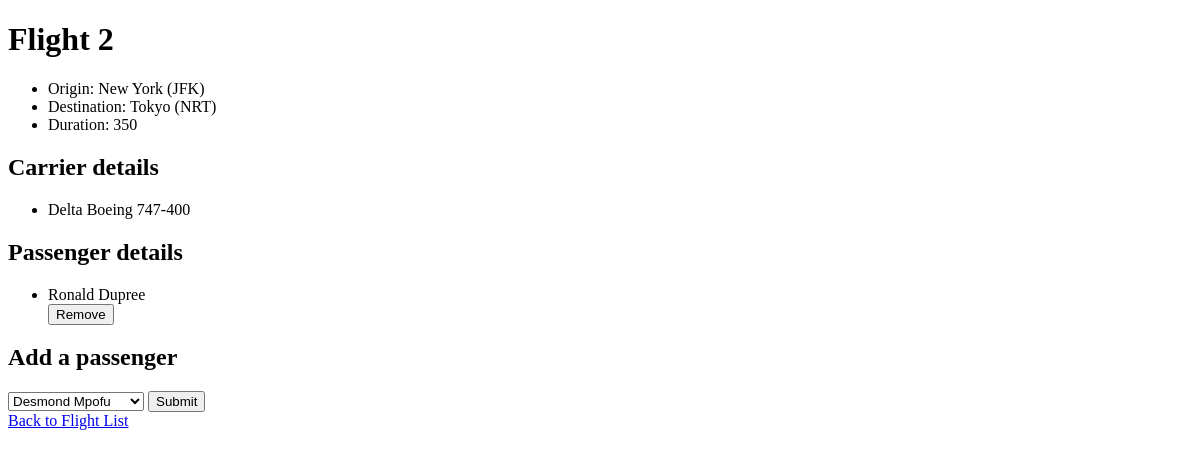
Before: /flights/2 with the older database file.
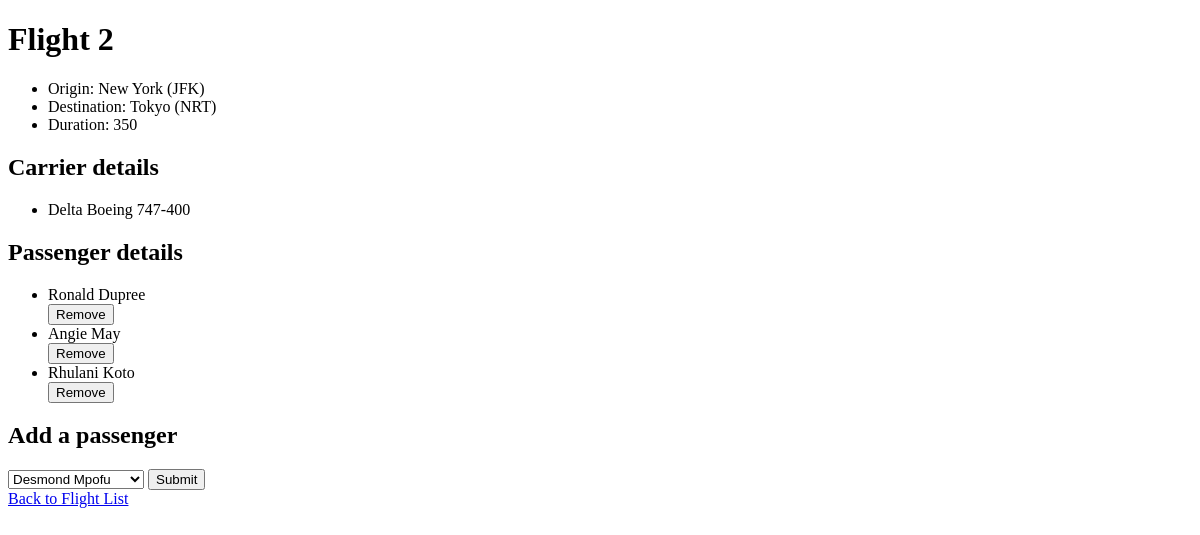
After: the same page with the newer database file.
### flights/models.py (models this page shows)
class Carrier(models.Model):
    name = models.CharField(max_length=64)
    manufacturer = models.CharField(max_length=64)
    planeModel = models.CharField(max_length=64)
    flights= models.ManyToManyField(Flight, blank=False, related_name="carriers")
    def __str__(self):
        return f"{self.name} {self.manufacturer} {self.planeModel}"

class Passenger(models.Model):
    firstName =models.CharField(max_length=64)
    lastName=models.CharField(max_length=64)
    flights=models.ManyToManyField(Flight, blank=True, related_name="passengers")
    def __str__(self):
        return f"{self.firstName} {self.lastName}"

### flights/views.py (the view)
def flightFunc(request, flight_id):
    flight =Flight.objects.get(pk=flight_id)
    return render(request, "flights/flight.html", {
        "flight":flight,
        "passengers":flight.passengers.all(),
        "carriers":flight.carriers.all(),
        "non_passengers":Passenger.objects.exclude(flights=flight).all()
    })

### flights/models.py (called while the page is built)
    def __str__(self):
        return f"{self.city} ({self.code})"

### flights/templates/flights/flight.html (shortened to what this page needs)
{%extends 'flights/layout.html'%}
{% block body %}
<h1>Flight {{flight.id}}</h1>
<ul>
    <li>Origin: {{flight.origin}}</li>
    <li>Destination: {{flight.destination}}</li>
    <li>Duration: {{flight.duration}}</li>
</ul>
{% if carriers %}
<h2>Carrier details</h2>
{% endif %}
<ul>
    {%for carrier in carriers%}
    <li> {{carrier}}</li>
    {% endfor %}
</ul>
<h2>Passenger details</h2>
<ul>
    {% for passenger in passengers %}
    <li>
        {{ passenger}}
        <form action="{% url 'cancelBooking' flight.id passenger.id %}" method="post" >
            <button type="submit"
                    onclick="return confirm('Are you sure you want to remove this passenger?');">
                Remove
            </button>
        </form>
    </li>
    {% empty %}
    <li>No passengers</li>
    {% endfor %}
</ul>
<h2>Add a passenger</h2>
<form action="{% url 'book' flight.id %}" method="post">
    <select name="passenger">
        {% for passenger in non_passengers %}
        <option value="{{passenger.id}}">{{passenger}}</option>
        {% endfor %}
    </select>
    <input type="submit"/>
</form>
<a href="{% url 'index' %}">Back to Flight List</a>
{% endblock %}

Changed rows visible on the page:
added Passenger: firstName+lastName "Angie May"
added Passenger: firstName+lastName "Rhulani Koto"
